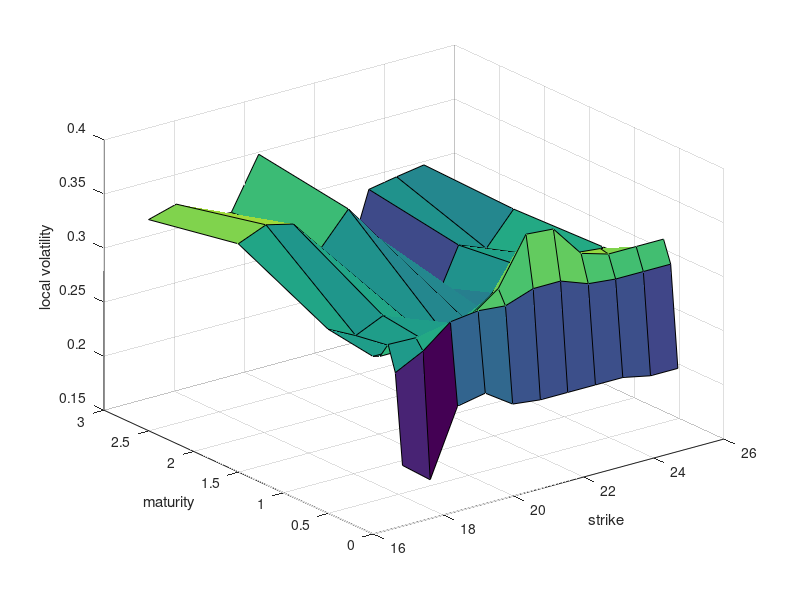

This figure's MATLAB source:
clear

%% data initialization
T=[0.08 0.17 0.25 0.33 0.42 0.5 1 2 3];
K=[15.7 16.49 17.27 18.06 18.84 19.63 20.41 21.2 21.98 22.77 23.55 24.34 25.12];
data = [32.2 29.3 29.1 29.5 29.7 29.8 29.9 30.6 30.62;
    32 29.1 28.9 29.3 29.4 29.4 29.6 30.6 30.63;
    33.6 29.3 29 29.3 29.3 29.3 29.3 30.6 30.59;
    35 29.7 29.4 29.5 29.4 29.3 29.3 30.5 30.46;
    35 30.7 30.2 29.9 29.7 29.5 29.2 30.3 30.34;
    35 31 30.5 30.2 29.9 29.7 29.1 30.2 30.22;
    35 31 30.7 30.6 30.4 30 29.1 29.9 29.89;
    35 31 30.9 31.2 31 30.4 29.1 29.4 29.38;
    35 31 31 31.4 31.3 30.7 29.2 28.9 28.88;
    35 31 31 31.4 31.4 30.8 29.4 28.9 28.90;
    35 31 31 31.4 31.5 31.1 29.6 28.9 28.94;
    35.2 31 31 31.4 31.5 31.2 29.8 29 28.98;
    35.2 31 31 31.4 31.5 31.2 29.9 29 29.01];
data = data/100;
S=15.7;r=0.02;D=0.01;

%% df/dT
dfT = zeros(size(K,2),size(T,2)-1);
for i = 1:size(dfT,2)
    dfT(:,i) = (data(:,i+1)-data(:,i))/(T(1,i+1)-T(1,i));
end

%% df/dK and d^2f/dK^2
dfK = zeros(size(K,2)-1,size(T,2));
dfK2 = zeros(size(K,2)-2,size(T,2));
%dfK(1,:) = (data(2,:)-data(1,:))/(K(1,2)-K(1,1));
for i = 1:size(dfK,1)-1
    dfK(i,:) = (data(i+1,:)-data(i,:))/(K(1,i+1)-K(1,i));
    dfK2(i,:)= (data(i+2,:)+data(i,:)-2*data(i+1,:)) / (K(1,i+2)-K(1,i))^2;
end
i = i+1;
dfK(i,:) = (data(i+1,:)-data(i,:))/(K(1,i+1)-K(1,i));

%% resize
dfT = dfT(3:size(dfT,1),:);
dfK = dfK(2:size(dfK,1),2:size(dfK,2));
dfK2 = dfK2(:,2:size(dfK2,2));
data = data(3:size(data,1),2:size(data,2));
T = repmat(T(1,2:size(T,2)),11,1);
K = repmat(K(1,3:size(K,2)),8,1)';

%% calculate
numerator = data.^2+2.*data.*T.*(dfT+(r-D).*K.*dfK);
d = (log(S./K)+(r+data.^2/2).*T)./(data.*sqrt(T));
denominator = (1+K.*d.*dfK.*sqrt(T)).^2+data.*K.^2.*T.*(dfK2-d.*dfK.^2.*sqrt(T));
sigma = sqrt(numerator./denominator);
surf(K,T,sigma);
xlabel('strike');
ylabel('maturity');
zlabel('local volatility');

